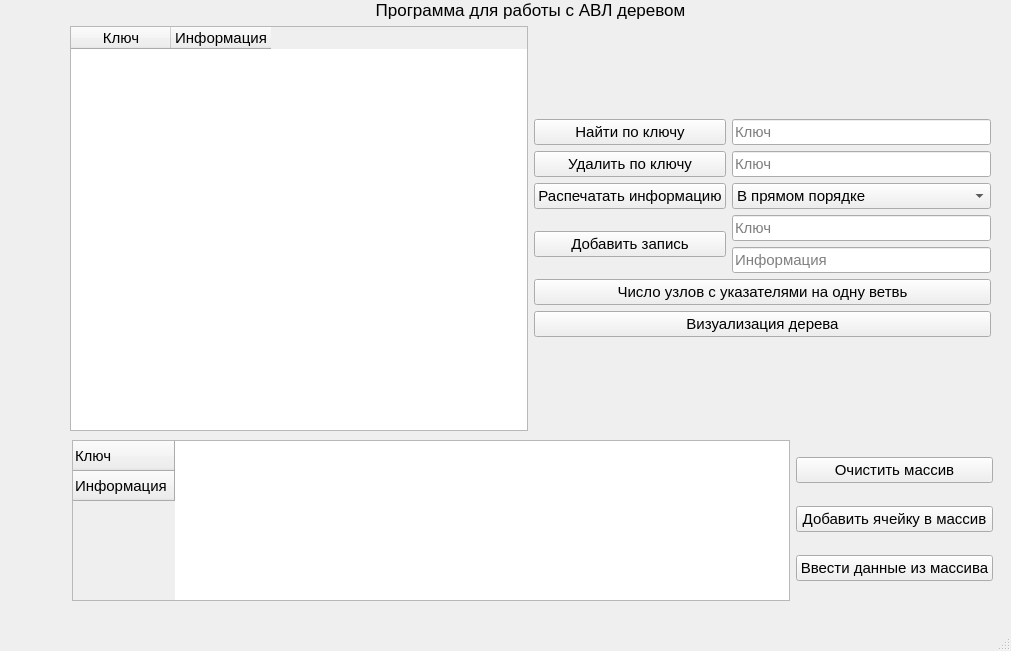
<?xml version="1.0" encoding="UTF-8"?>
<ui version="4.0">
 <class>MainWindow</class>
 <widget class="QMainWindow" name="MainWindow">
  <property name="geometry">
   <rect>
    <x>0</x>
    <y>0</y>
    <width>1011</width>
    <height>651</height>
   </rect>
  </property>
  <property name="windowTitle">
   <string>MainWindow</string>
  </property>
  <widget class="QWidget" name="centralwidget">
   <widget class="QWidget" name="layoutWidget">
    <property name="geometry">
     <rect>
      <x>70</x>
      <y>0</y>
      <width>921</width>
      <height>431</height>
     </rect>
    </property>
    <layout class="QVBoxLayout" name="verticalLayout_3">
     <item>
      <layout class="QVBoxLayout" name="verticalLayout_2">
       <item>
        <widget class="QLabel" name="label">
         <property name="font">
          <font>
           <pointsize>13</pointsize>
          </font>
         </property>
         <property name="text">
          <string>Программа для работы с АВЛ деревом</string>
         </property>
         <property name="alignment">
          <set>Qt::AlignCenter</set>
         </property>
        </widget>
       </item>
       <item>
        <layout class="QHBoxLayout" name="horizontalLayout">
         <item>
          <widget class="QTableWidget" name="tableWidget">
           <property name="font">
            <font>
             <pointsize>11</pointsize>
            </font>
           </property>
           <column>
            <property name="text">
             <string>Ключ</string>
            </property>
           </column>
           <column>
            <property name="text">
             <string>Информация</string>
            </property>
           </column>
          </widget>
         </item>
         <item>
          <layout class="QVBoxLayout" name="verticalLayout">
           <item>
            <layout class="QGridLayout" name="gridLayout_3">
             <item row="3" column="2">
              <widget class="QComboBox" name="comboBox">
               <property name="font">
                <font>
                 <pointsize>11</pointsize>
                </font>
               </property>
               <item>
                <property name="text">
                 <string>В прямом порядке</string>
                </property>
               </item>
               <item>
                <property name="text">
                 <string>В обратном порядке</string>
                </property>
               </item>
               <item>
                <property name="text">
                 <string>По возрастанию ключа</string>
                </property>
               </item>
              </widget>
             </item>
             <item row="4" column="1">
              <widget class="QPushButton" name="AddButton">
               <property name="font">
                <font>
                 <pointsize>11</pointsize>
                </font>
               </property>
               <property name="text">
                <string>Добавить запись</string>
               </property>
              </widget>
             </item>
             <item row="1" column="2">
              <widget class="QLineEdit" name="FindEdit">
               <property name="font">
                <font>
                 <pointsize>11</pointsize>
                </font>
               </property>
               <property name="text">
                <string/>
               </property>
               <property name="maxLength">
                <number>9</number>
               </property>
               <property name="placeholderText">
                <string>Ключ</string>
               </property>
              </widget>
             </item>
             <item row="2" column="1">
              <widget class="QPushButton" name="DeleteButton">
               <property name="font">
                <font>
                 <pointsize>11</pointsize>
                </font>
               </property>
               <property name="text">
                <string>Удалить по ключу</string>
               </property>
              </widget>
             </item>
             <item row="1" column="1">
              <widget class="QPushButton" name="FindButton">
               <property name="font">
                <font>
                 <pointsize>11</pointsize>
                </font>
               </property>
               <property name="text">
                <string>Найти по ключу</string>
               </property>
              </widget>
             </item>
             <item row="3" column="1">
              <widget class="QPushButton" name="PrintButton">
               <property name="font">
                <font>
                 <pointsize>11</pointsize>
                </font>
               </property>
               <property name="text">
                <string>Распечатать информацию</string>
               </property>
              </widget>
             </item>
             <item row="6" column="1" colspan="2">
              <widget class="QPushButton" name="VisualizationButton">
               <property name="font">
                <font>
                 <pointsize>11</pointsize>
                </font>
               </property>
               <property name="text">
                <string>Визуализация дерева</string>
               </property>
              </widget>
             </item>
             <item row="4" column="2">
              <layout class="QGridLayout" name="gridLayout_2">
               <item row="0" column="1">
                <widget class="QLineEdit" name="Add_KeyEdit">
                 <property name="font">
                  <font>
                   <pointsize>11</pointsize>
                  </font>
                 </property>
                 <property name="styleSheet">
                  <string notr="true"/>
                 </property>
                 <property name="text">
                  <string/>
                 </property>
                 <property name="maxLength">
                  <number>9</number>
                 </property>
                 <property name="placeholderText">
                  <string extracomment="Ауе">Ключ</string>
                 </property>
                </widget>
               </item>
               <item row="1" column="1">
                <widget class="QLineEdit" name="Add_InfoEdit">
                 <property name="font">
                  <font>
                   <pointsize>11</pointsize>
                  </font>
                 </property>
                 <property name="text">
                  <string/>
                 </property>
                 <property name="maxLength">
                  <number>15</number>
                 </property>
                 <property name="placeholderText">
                  <string extracomment="Ауе">Информация</string>
                 </property>
                </widget>
               </item>
              </layout>
             </item>
             <item row="2" column="2">
              <widget class="QLineEdit" name="DeleteEdit">
               <property name="font">
                <font>
                 <pointsize>11</pointsize>
                </font>
               </property>
               <property name="text">
                <string/>
               </property>
               <property name="maxLength">
                <number>9</number>
               </property>
               <property name="placeholderText">
                <string>Ключ</string>
               </property>
              </widget>
             </item>
             <item row="5" column="1" colspan="2">
              <widget class="QPushButton" name="NumOfNodesButton">
               <property name="font">
                <font>
                 <pointsize>11</pointsize>
                </font>
               </property>
               <property name="text">
                <string>Число узлов с указателями на одну ветвь</string>
               </property>
              </widget>
             </item>
            </layout>
           </item>
          </layout>
         </item>
        </layout>
       </item>
      </layout>
     </item>
    </layout>
   </widget>
   <widget class="QWidget" name="layoutWidget">
    <property name="geometry">
     <rect>
      <x>72</x>
      <y>440</y>
      <width>921</width>
      <height>161</height>
     </rect>
    </property>
    <layout class="QHBoxLayout" name="horizontalLayout_2">
     <item>
      <widget class="QTableWidget" name="arrayWidget">
       <property name="font">
        <font>
         <pointsize>11</pointsize>
        </font>
       </property>
       <row>
        <property name="text">
         <string>Ключ</string>
        </property>
       </row>
       <row>
        <property name="text">
         <string>Информация</string>
        </property>
       </row>
      </widget>
     </item>
     <item>
      <layout class="QVBoxLayout" name="verticalLayout_4">
       <item>
        <widget class="QPushButton" name="ClearButton">
         <property name="font">
          <font>
           <pointsize>11</pointsize>
          </font>
         </property>
         <property name="text">
          <string>Очистить массив</string>
         </property>
        </widget>
       </item>
       <item>
        <widget class="QPushButton" name="AddCellButton">
         <property name="font">
          <font>
           <pointsize>11</pointsize>
          </font>
         </property>
         <property name="text">
          <string>Добавить ячейку в массив</string>
         </property>
        </widget>
       </item>
       <item>
        <widget class="QPushButton" name="InputButton">
         <property name="font">
          <font>
           <pointsize>11</pointsize>
          </font>
         </property>
         <property name="text">
          <string>Ввести данные из массива</string>
         </property>
        </widget>
       </item>
      </layout>
     </item>
    </layout>
   </widget>
  </widget>
  <widget class="QMenuBar" name="menubar">
   <property name="geometry">
    <rect>
     <x>0</x>
     <y>0</y>
     <width>1011</width>
     <height>25</height>
    </rect>
   </property>
  </widget>
  <widget class="QStatusBar" name="statusbar"/>
 </widget>
 <resources/>
 <connections/>
</ui>
